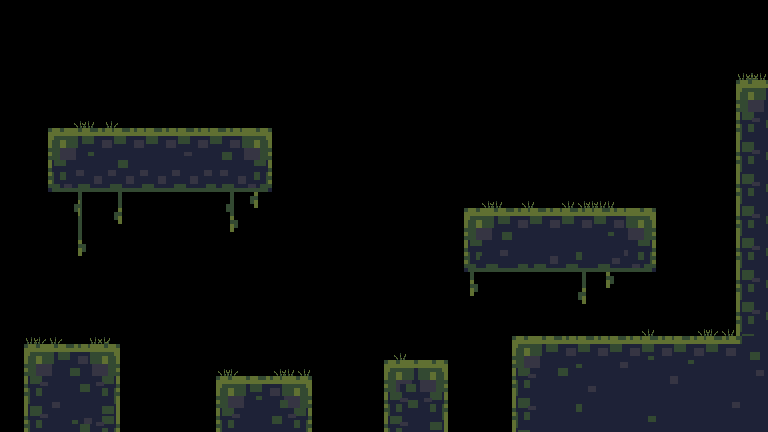

This game map was drawn from its Tiled (.tmx) file and the tilesets committed beside it. A one-line description and the trimmed map source follow:
An orthogonal 96x54 tile map with 8x8 px tiles, 5 tile layers (Blacks, BG1, BG0, Main, ...), 2 tilesets and 7 objects.

<map version="1.4" tiledversion="1.4.3" orientation="orthogonal" renderorder="right-down" width="96" height="54" tilewidth="8" tileheight="8" infinite="0" nextlayerid="7" nextobjectid="8">
 <tileset firstgid="1" source="../../../Sprites/Tiles/DEV/Metrics/T_metrics.tsx" />
 <tileset firstgid="673" source="../../../Sprites/Tiles/DEV/32x/T_spr_nv_32x_grass.tsx" />
 <objectgroup id="2" name="Col">
  <object id="1" x="24" y="344" width="96" height="88" />
  <object id="2" x="216" y="376" width="96" height="56" />
  <object id="3" x="512" y="336" width="256" height="96" />
  <object id="4" x="384" y="360" width="64" height="72" />
  <object id="5" x="464" y="208" width="192" height="64" />
  <object id="6" x="736" y="80" width="32" height="256" />
  <object id="7" x="48" y="128" width="224" height="64" />
 </objectgroup>
 <layer id="3" name="Blacks" width="96" height="54">
  <data>[5184 cells, 1216 non-empty, 1 distinct tile ids]</data>
 </layer>
 <layer id="5" name="BG1" width="96" height="54">
  <data>[5184 cells, 18 non-empty, 6 distinct tile ids]</data>
 </layer>
 <layer id="4" name="BG0" width="96" height="54">
  <data>[5184 cells, 77 non-empty, 20 distinct tile ids]</data>
 </layer>
 <layer id="1" name="Main" width="96" height="54">
  <data>[5184 cells, 901 non-empty, 134 distinct tile ids]</data>
 </layer>
 <layer id="6" name="FG0" width="96" height="54">
  <data>[5184 cells, 24 non-empty, 4 distinct tile ids]</data>
 </layer>
</map>
